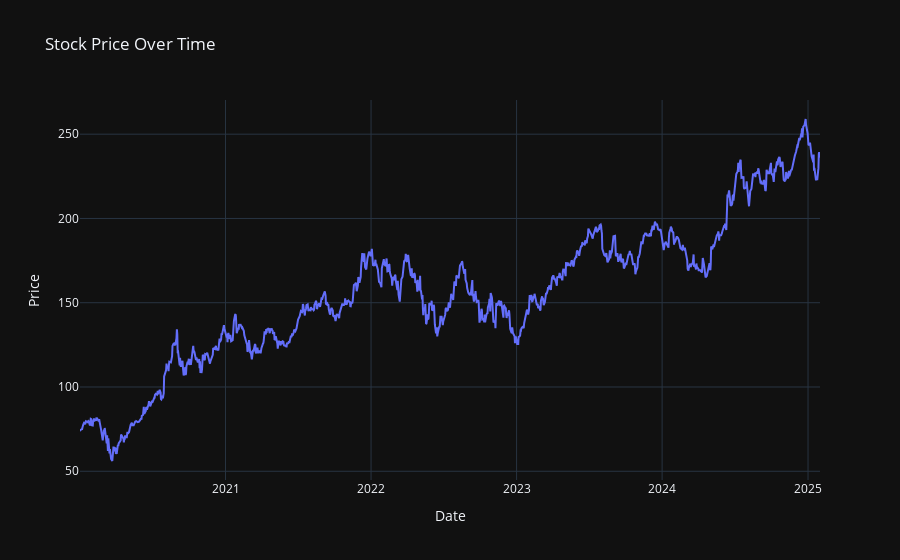

Write notebook code for a chart like this one.
### Code cell
prices = yf.download(tickers=['AAPL'], start='2020-01-01')['Close']
prices = prices.reset_index()
stock_price = go.Figure()
stock_price.add_trace(go.Scatter(x = prices['Date'], y=prices['Close']))
stock_price.update_xaxes(title_text = 'Date')
stock_price.update_yaxes(title_text = 'Price')
stock_price.update_layout(title_text='Stock Price Over Time')

### Figure 1 — Plotly figure (JSON) as saved in the notebook; plotly's stock layout.template omitted (floating-point values rounded to 4 significant figures; data arrays with more than 128 entries replaced by an {"elided": "..."} marker saying what was removed)
{"data": [{"type": "scatter", "x": {"elided": "1278 str values"}, "y": {"elided": "1278 float values"}}], "layout": {"title": {"text": "Stock Price Over Time"}, "xaxis": {"title": {"text": "Date"}}, "yaxis": {"title": {"text": "Price"}}}}
